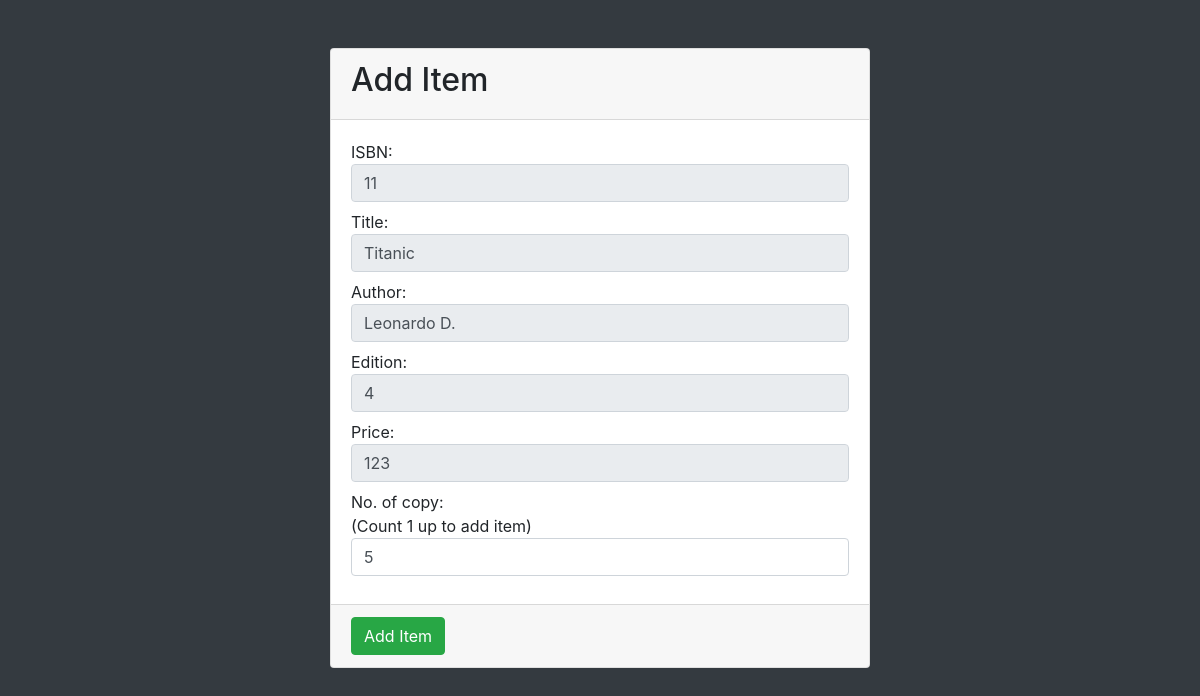
The app's page /addItem.php?U_ID=11 with its own data.
### tables this page shows
CREATE TABLE `books` (
  `ISBN` int(13) NOT NULL,
  `title` varchar(255) NOT NULL,
  `author` varchar(255) NOT NULL,
  `edition` int(11) NOT NULL,
  `price` double(10,0) NOT NULL,
  `NoOfCopy` int(11) NOT NULL
);

### config/dbconfig.php (called while the page is built, shortened)
<?php
    require_once('./config/bookOperations.php');
    class dbconfig
    {
        public function db_connect()
        {
            $this->connection = mysqli_connect('localhost','root','','library');
        }
    }
?>

### config/bookOperations.php (called while the page is built, shortened)
<?php
    require_once('./config/dbconfig.php');
    $db = new dbconfig();
    class operationss extends dbconfig
    {
        public function get_record($ISBN)
        {
            global $db;
            $sql = "select * from books where ISBN='$ISBN'";
            $data = mysqli_query($db->connection,$sql);
            return $data;
        }
    }
?>

### addItem.php (the view, shortened to what this page needs)
<?php
    require_once('./config/dbconfig.php');
    $db = new operationss();
    $db->update();
    $ISBN = $_GET['U_ID'];
    $result = $db->get_record($ISBN);
    $data = mysqli_fetch_assoc($result);
?>
<!DOCTYPE html>
<html lang="en">
<head>
    <link rel="stylesheet" href="css/bootstrap.css">
</head>
<body class="bg-dark">
    <div class="container">
        <div class="row">
            <div class="col-lg-6 m-auto">
                <div class="card mt-5">
                    <div class="card-header">
                        <h2> Add Item </h2>
                    </div>
                        <div class="card-body">
                            <form method="POST">
                                ISBN:<input type="number" name="ISBN" placeholder=" ISBN" class="form-control mb-2" readonly value="<?php echo $data['ISBN']; ?>">
                                Title: <input type="text" name="title" placeholder=" Title" class="form-control mb-2" readonly value="<?php echo $data['title']; ?>">
                                Author: <input type="text" name="author" placeholder=" Author" class="form-control mb-2" readonly value="<?php echo $data['author']; ?>">
                                Edition: <input type="number" name="edition" placeholder=" Edition" class="form-control mb-2" readonly value="<?php echo $data['edition']; ?>">
                                Price: <input type="number" name="price" placeholder=" Price" class="form-control mb-2" readonly value="<?php echo $data['price']; ?>">
				No. of copy:<br>(Count 1 up to add item) <input type="number" name="NoOfCopy" placeholder="No. of copy" class="form-control mb-2" required value="<?php echo $data['NoOfCopy']; ?>">
                        </div>
                    <div class="card-footer">
                            <button class="btn btn-success" name="btn_update"> Add Item </button>
                    </div>
                </div>
            </div>
        </div>
    </div>
</body>
</html>

### records on screen
books: ISBN "11", title "Titanic", author "Leonardo D.", edition "4", price "123", NoOfCopy "5"
